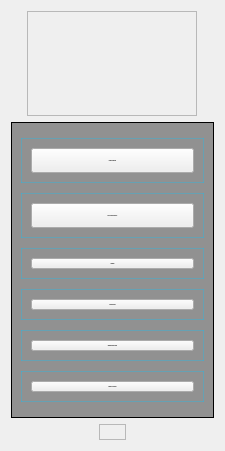
     <widget class="QCustomSlideMenu" name="left_menu" native="true">
      <property name="minimumSize">
       <size>
        <width>225</width>
        <height>0</height>
       </size>
      </property>
      <property name="maximumSize">
       <size>
        <width>225</width>
        <height>16777215</height>
       </size>
      </property>
      <property name="styleSheet">
       <string notr="true"/>
      </property>
      <layout class="QVBoxLayout" name="verticalLayout">
       <item alignment="Qt::AlignHCenter">
        <widget class="QFrame" name="frame">
         <property name="minimumSize">
          <size>
           <width>0</width>
           <height>105</height>
          </size>
         </property>
         <property name="maximumSize">
          <size>
           <width>16777215</width>
           <height>110</height>
          </size>
         </property>
         <property name="styleSheet">
          <string notr="true"/>
         </property>
         <property name="frameShape">
          <enum>QFrame::StyledPanel</enum>
         </property>
         <property name="frameShadow">
          <enum>QFrame::Raised</enum>
         </property>
         <layout class="QVBoxLayout" name="verticalLayout_4">
          <property name="spacing">
           <number>0</number>
          </property>
          <property name="topMargin">
           <number>15</number>
          </property>
          <property name="bottomMargin">
           <number>0</number>
          </property>
          <item alignment="Qt::AlignTop">
           <widget class="QLabel" name="label">
            <property name="minimumSize">
             <size>
              <width>150</width>
              <height>70</height>
             </size>
            </property>
            <property name="maximumSize">
             <size>
              <width>150</width>
              <height>70</height>
             </size>
            </property>
            <property name="baseSize">
             <size>
              <width>125</width>
              <height>0</height>
             </size>
            </property>
            <property name="text">
             <string/>
            </property>
            <property name="pixmap">
             <pixmap>:/images/images/Logo_Data copia.png</pixmap>
            </property>
            <property name="scaledContents">
             <bool>true</bool>
            </property>
           </widget>
          </item>
         </layout>
        </widget>
       </item>
       <item alignment="Qt::AlignVCenter">
        <widget class="QFrame" name="frame_2">
         <property name="sizePolicy">
          <sizepolicy hsizetype="Preferred" vsizetype="Expanding">
           <horstretch>0</horstretch>
           <verstretch>0</verstretch>
          </sizepolicy>
         </property>
         <property name="styleSheet">
          <string notr="true">
#frame_2{background-color:qlineargradient(spread:pad, x1:0, y1:0, x2:1, y2:0, stop:0.0340909 rgba(0, 0, 0, 100), stop:1 rgba(0, 0, 0, 100))}

 QFrame:hover
{background-color: rgb(6, 194, 252, 50);
}</string>
         </property>
         <property name="frameShape">
          <enum>QFrame::StyledPanel</enum>
         </property>
         <property name="frameShadow">
          <enum>QFrame::Raised</enum>
         </property>
         <layout class="QVBoxLayout" name="verticalLayout_3">
          <property name="spacing">
           <number>10</number>
          </property>
          <property name="topMargin">
           <number>15</number>
          </property>
          <property name="bottomMargin">
           <number>15</number>
          </property>
          <item alignment="Qt::AlignVCenter">
           <widget class="QFrame" name="frame_12">
            <property name="styleSheet">
             <string notr="true">Qframe:hover
{background-color: rgb(6, 194, 252, 50);

}

#frame_12  {border: 1px solid  rgb(6, 194, 252, 80)}</string>
            </property>
            <property name="frameShape">
             <enum>QFrame::StyledPanel</enum>
            </property>
            <property name="frameShadow">
             <enum>QFrame::Raised</enum>
            </property>
            <layout class="QGridLayout" name="gridLayout_9">
             <item row="0" column="0">
              <widget class="QPushButton" name="pushButton">
               <property name="sizePolicy">
                <sizepolicy hsizetype="Preferred" vsizetype="Preferred">
                 <horstretch>0</horstretch>
                 <verstretch>0</verstretch>
                </sizepolicy>
               </property>
               <property name="minimumSize">
                <size>
                 <width>0</width>
                 <height>25</height>
                </size>
               </property>
               <property name="maximumSize">
                <size>
                 <width>16777215</width>
                 <height>40</height>
                </size>
               </property>
               <property name="font">
                <font>
                 <family>RomanD</family>
                 <pointsize>-1</pointsize>
                 <weight>75</weight>
                 <bold>true</bold>
                </font>
               </property>
               <property name="text">
                <string>PREDICCIONES</string>
               </property>
               <property name="icon">
                <iconset>
                 <normaloff>:/icons/icons/034-profits.svg</normaloff>:/icons/icons/034-profits.svg</iconset>
               </property>
               <property name="iconSize">
                <size>
                 <width>22</width>
                 <height>22</height>
                </size>
               </property>
              </widget>
             </item>
            </layout>
           </widget>
          </item>
          <item>
           <widget class="QFrame" name="frame_14">
            <property name="styleSheet">
             <string notr="true">#frame_14  {border: 1px solid  rgb(6, 194, 252,80)}
</string>
            </property>
            <property name="frameShape">
             <enum>QFrame::StyledPanel</enum>
            </property>
            <property name="frameShadow">
             <enum>QFrame::Raised</enum>
            </property>
            <layout class="QVBoxLayout" name="verticalLayout_31">
             <item>
              <widget class="QPushButton" name="pushButton_2">
               <property name="sizePolicy">
                <sizepolicy hsizetype="Preferred" vsizetype="Ignored">
                 <horstretch>0</horstretch>
                 <verstretch>0</verstretch>
                </sizepolicy>
               </property>
               <property name="minimumSize">
                <size>
                 <width>0</width>
                 <height>25</height>
                </size>
               </property>
               <property name="maximumSize">
                <size>
                 <width>16777215</width>
                 <height>25</height>
                </size>
               </property>
               <property name="baseSize">
                <size>
                 <width>0</width>
                 <height>0</height>
                </size>
               </property>
               <property name="font">
                <font>
                 <family>RomanD</family>
                 <pointsize>-1</pointsize>
                 <weight>75</weight>
                 <bold>true</bold>
                </font>
               </property>
               <property name="text">
                <string>DATOS DE ENTRADA</string>
               </property>
               <property name="icon">
                <iconset>
                 <normaloff>:/icons/icons/010-contract.svg</normaloff>:/icons/icons/010-contract.svg</iconset>
               </property>
              </widget>
             </item>
            </layout>
           </widget>
          </item>
          <item>
           <widget class="QFrame" name="frame_13">
            <property name="styleSheet">
             <string notr="true">#frame_13  {border: 1px solid  rgb(6, 194, 252,80)}</string>
            </property>
            <property name="frameShape">
             <enum>QFrame::StyledPanel</enum>
            </property>
            <property name="frameShadow">
             <enum>QFrame::Raised</enum>
            </property>
            <layout class="QVBoxLayout" name="verticalLayout_32">
             <item>
              <widget class="QPushButton" name="pushButton_3">
               <property name="font">
                <font>
                 <family>RomanD</family>
                 <pointsize>-1</pointsize>
                 <weight>75</weight>
                 <bold>true</bold>
                </font>
               </property>
               <property name="text">
                <string>TIEMPO</string>
               </property>
               <property name="icon">
                <iconset>
                 <normaloff>:/icons/icons/047-time-is-money.svg</normaloff>:/icons/icons/047-time-is-money.svg</iconset>
               </property>
               <property name="iconSize">
                <size>
                 <width>20</width>
                 <height>20</height>
                </size>
               </property>
              </widget>
             </item>
            </layout>
           </widget>
          </item>
          <item>
           <widget class="QFrame" name="frame_15">
            <property name="styleSheet">
             <string notr="true">#frame_15  {border: 1px solid  rgb(6, 194, 252,80)}</string>
            </property>
            <property name="frameShape">
             <enum>QFrame::StyledPanel</enum>
            </property>
            <property name="frameShadow">
             <enum>QFrame::Raised</enum>
            </property>
            <layout class="QHBoxLayout" name="horizontalLayout_10">
             <item>
              <widget class="QPushButton" name="pushButton_4">
               <property name="font">
                <font>
                 <family>RomanD</family>
                 <pointsize>-1</pointsize>
                 <weight>75</weight>
                 <bold>true</bold>
                </font>
               </property>
               <property name="text">
                <string>INVENTARIO</string>
               </property>
               <property name="icon">
                <iconset>
                 <normaloff>:/icons/icons/002-bar-chart-1.svg</normaloff>:/icons/icons/002-bar-chart-1.svg</iconset>
               </property>
               <property name="iconSize">
                <size>
                 <width>20</width>
                 <height>20</height>
                </size>
               </property>
              </widget>
             </item>
            </layout>
           </widget>
          </item>
          <item>
           <widget class="QFrame" name="frame_17">
            <property name="styleSheet">
             <string notr="true">#frame_17  {border: 1px solid  rgb(6, 194, 252,80)}</string>
            </property>
            <property name="frameShape">
             <enum>QFrame::StyledPanel</enum>
            </property>
            <property name="frameShadow">
             <enum>QFrame::Raised</enum>
            </property>
            <layout class="QHBoxLayout" name="horizontalLayout_8">
             <item>
              <widget class="QPushButton" name="pushButton_6">
               <property name="font">
                <font>
                 <family>RomanD</family>
                 <pointsize>-1</pointsize>
                 <weight>75</weight>
                 <bold>true</bold>
                </font>
               </property>
               <property name="text">
                <string>GENERAR REPORTE</string>
               </property>
               <property name="icon">
                <iconset>
                 <normaloff>:/icons/icons/004-book.svg</normaloff>:/icons/icons/004-book.svg</iconset>
               </property>
               <property name="iconSize">
                <size>
                 <width>20</width>
                 <height>20</height>
                </size>
               </property>
              </widget>
             </item>
            </layout>
           </widget>
          </item>
          <item>
           <widget class="QFrame" name="frame_16">
            <property name="styleSheet">
             <string notr="true">#frame_16  {border: 1px solid  rgb(6, 194, 252,80)}</string>
            </property>
            <property name="frameShape">
             <enum>QFrame::StyledPanel</enum>
            </property>
            <property name="frameShadow">
             <enum>QFrame::Raised</enum>
            </property>
            <layout class="QHBoxLayout" name="horizontalLayout_9">
             <item>
              <widget class="QPushButton" name="pushButton_5">
               <property name="font">
                <font>
                 <family>RomanD</family>
                 <pointsize>-1</pointsize>
                 <weight>75</weight>
                 <bold>true</bold>
                </font>
               </property>
               <property name="text">
                <string>VIDEO TUTORIAL</string>
               </property>
               <property name="icon">
                <iconset>
                 <normaloff>:/icons/icons/099-youtube.svg</normaloff>:/icons/icons/099-youtube.svg</iconset>
               </property>
               <property name="iconSize">
                <size>
                 <width>25</width>
                 <height>25</height>
                </size>
               </property>
              </widget>
             </item>
            </layout>
           </widget>
          </item>
         </layout>
        </widget>
       </item>
       <item alignment="Qt::AlignHCenter">
        <widget class="QFrame" name="frame_8">
         <property name="frameShape">
          <enum>QFrame::StyledPanel</enum>
         </property>
         <property name="frameShadow">
          <enum>QFrame::Raised</enum>
         </property>
         <layout class="QHBoxLayout" name="horizontalLayout_6">
          <property name="topMargin">
           <number>0</number>
          </property>
          <property name="bottomMargin">
           <number>0</number>
          </property>
          <item>
           <widget class="QLabel" name="label_2">
            <property name="maximumSize">
             <size>
              <width>150</width>
              <height>150</height>
             </size>
            </property>
            <property name="text">
             <string/>
            </property>
            <property name="pixmap">
             <pixmap>:/images/images/usc.png</pixmap>
            </property>
            <property name="scaledContents">
             <bool>true</bool>
            </property>
           </widget>
          </item>
         </layout>
        </widget>
       </item>
      </layout>
     </widget>
